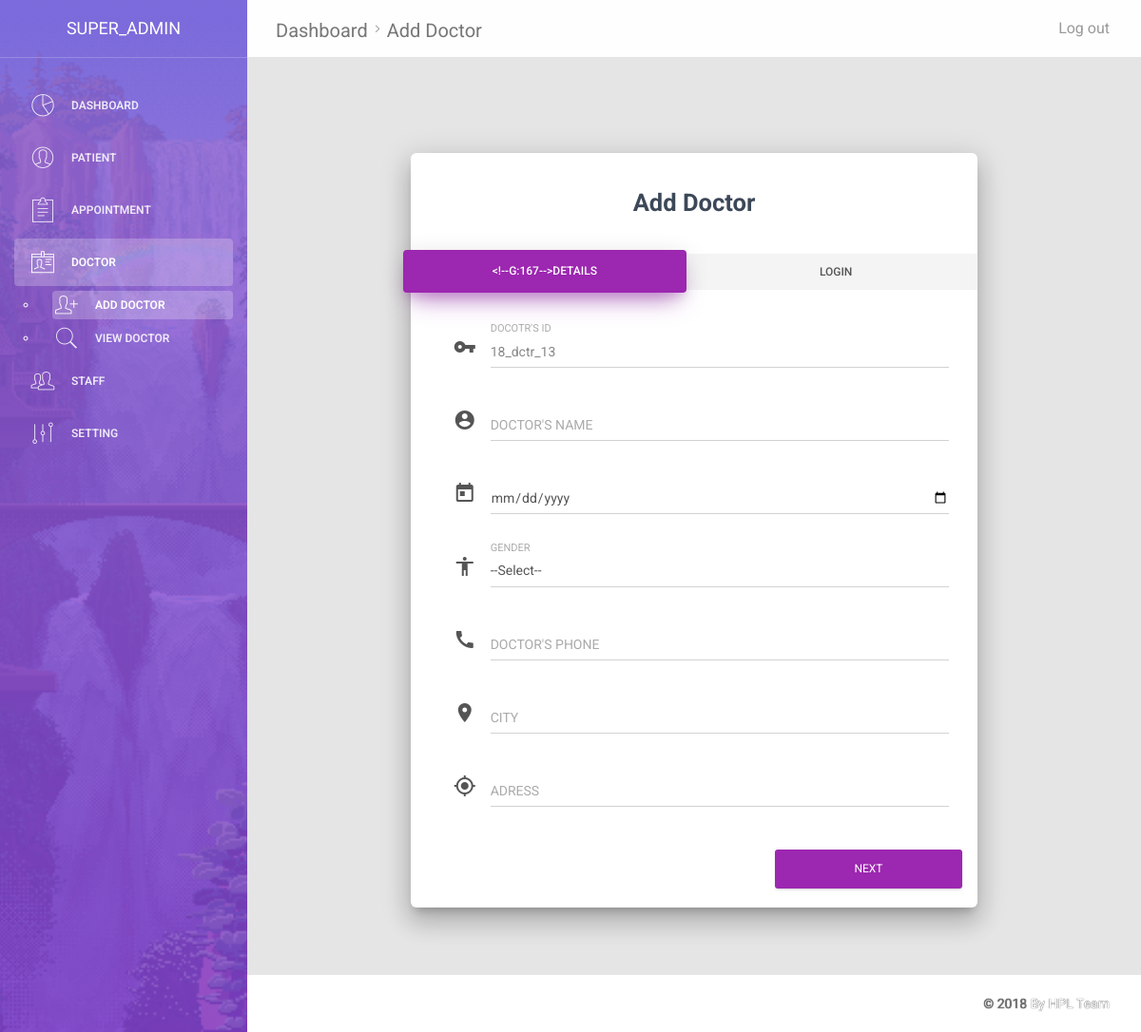
The page /add_doctor.php (signed in) on the database as committed earlier.
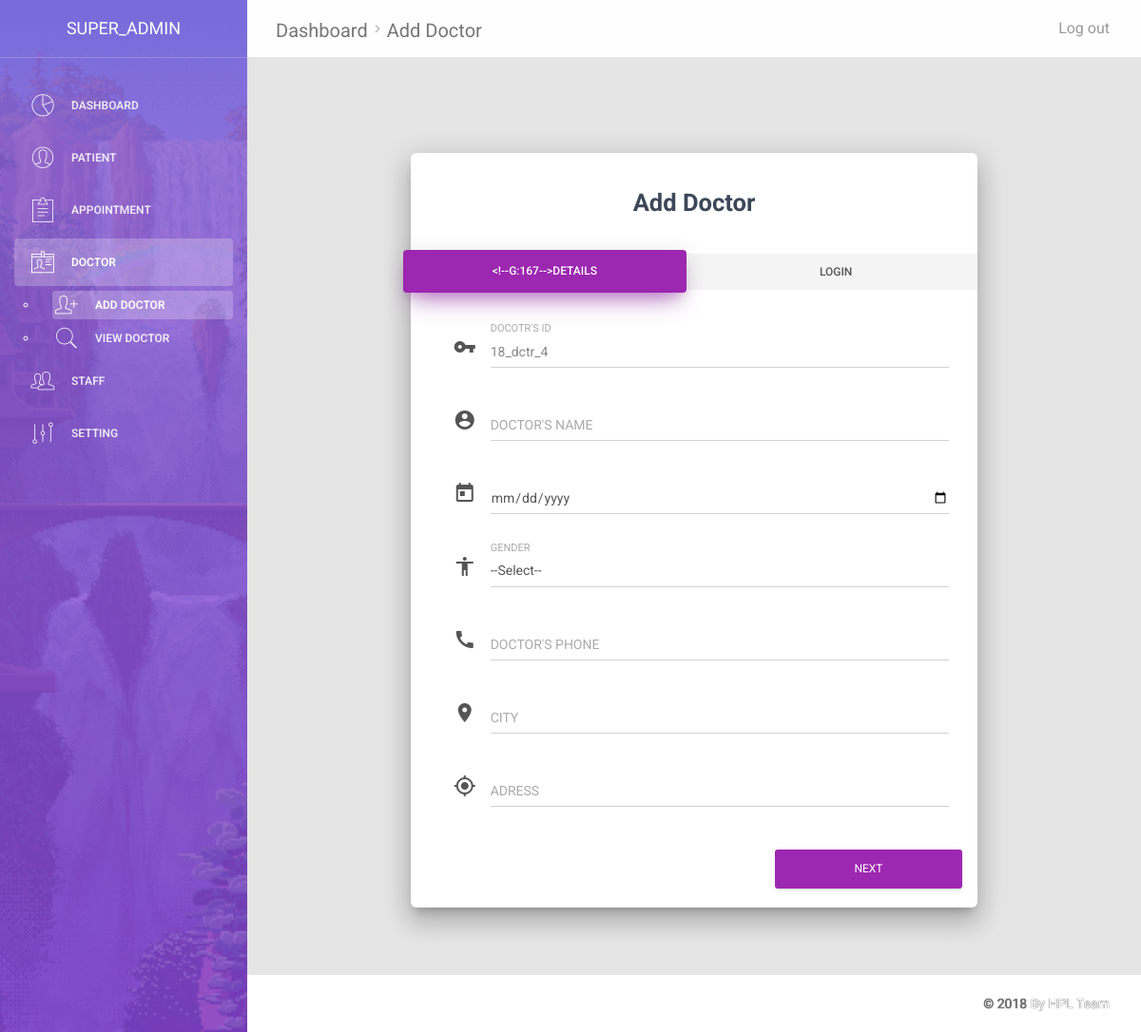
The same page on the database as committed later.
### tables this page shows
CREATE TABLE `doctor` (
  `doctor_id` varchar(15) NOT NULL,
  `doctor_name` varchar(30) NOT NULL,
  `doctor_dob` date NOT NULL,
  `doctor_gender` varchar(10) NOT NULL,
  `doctor_phone` varchar(15) NOT NULL,
  `doctor_city` varchar(20) NOT NULL,
  `doctor_address` varchar(100) NOT NULL,
  `doctor_designation` varchar(30) NOT NULL,
  `doctor_email` varchar(50) NOT NULL,
  `doctor_password` varchar(50) NOT NULL,
  `doj` timestamp(6) NOT NULL DEFAULT CURRENT_TIMESTAMP(6),
  `slot_id` varchar(10) NOT NULL,
  `doctor_exist` tinyint(1) NOT NULL
);

### assets/modules/global_module.php (called while the page is built, shortened)
<?php
function key_engine($for)
{
	include("assets/modules/db_config.php");
	if($for == "patient")
	{
		$key = $for."_id";
		$sql_test = "select $key from $for order by cast(substring($key,9) as int ) desc limit 1";
		$result_test = mysqli_query($conn,$sql_test);
		if( mysqli_num_rows($result_test) != 0 )
		{
			$row=mysqli_fetch_row($result_test);
			$data = explode("_",$row[0]);
			$year = $data[0];
			$initial = $data[1];
			$number = $data[2];
			$year_new = date("y");
			$number_new = $number+1;
			$key = $year_new."_".$initial."_".$number_new;
			return $key;
		}
		else
		{
           $year_new = date("y");
            $initial = $for;
            $number_new = 0;
			$initial = "ptnt";
            $key = $year_new."_".$initial."_".$number_new;
            return $key;
		}
	}
	elseif($for == "doctor")
	{
		$key = $for."_id";
		$sql_test = "select $key from $for order by cast(substring($key,9) as int ) desc limit 1";
		$result_test = mysqli_query($conn,$sql_test);
		if(mysqli_num_rows($result_test) != 0 )
		{
			$row=mysqli_fetch_row($result_test);
			$data = explode("_",$row[0]);
			$initial = $data[1];
			$number = $data[2];
			$year_new = date("y");
			$number_new = $number+1;
			$key = $year_new."_".$initial."_".$number_new;
			return $key;
		}
    }
    else
    {
        return "Invalid Arguments";
    }
}
?>

### add_doctor.php (the view, shortened to what the changed rows need)
<?php
include("assets/modules/global_module.php");
?>
<!doctype html>
<html lang="en">
<head>
    <link href="assets/css/bootstrap.min.css" rel="stylesheet" />
    <link href="assets/css/animate.min.css" rel="stylesheet"/>
    <link href="assets/css/light-bootstrap-dashboard.css?v=1.4.0" rel="stylesheet"/>
    <link href="http://maxcdn.bootstrapcdn.com/font-awesome/4.2.0/css/font-awesome.min.css" rel="stylesheet">
    <link href="assets/css/pe-icon-7-stroke.css" rel="stylesheet" />
    <link href="assets/css/material-bootstrap-wizard.css" rel="stylesheet" />
</head>
<body>
<div class="wrapper">
    <div class="main-panel">
        <div class="container-fluid">
            <div class="row">
                <div class="col-sm-8 col-sm-offset-2">
                    <div class="wizard-container">
                        <div class="card wizard-card" data-color="purple" id="wizardProfile">
                            <form name="add_patient" method="POST">
                                <div class="tab-content">
                                    <div class="tab-pane" id="about">
                                        <div class="container-fluid">
                                            <div class="input-group">
                                                <div class="form-group label-floating">
                                                    <label class="control-label">Docotr's Id</label>
                                                    <input type="text" name="doctor_id" value="<?php echo key_engine("doctor"); ?>" class="form-control" readonly>
                                                </div>
                                            </div>
                                        </div>
                                    </div>
                                </div>
                            </form>
                        </div>
                    </div>
                </div>
            </div>
        </div>
    </div>
</div>
</body>
</html>

Rows that differ between the two databases and show on the page:
removed doctor: doctor_id "18_dctr_13"
added doctor: doctor_id "18_dctr_4"
